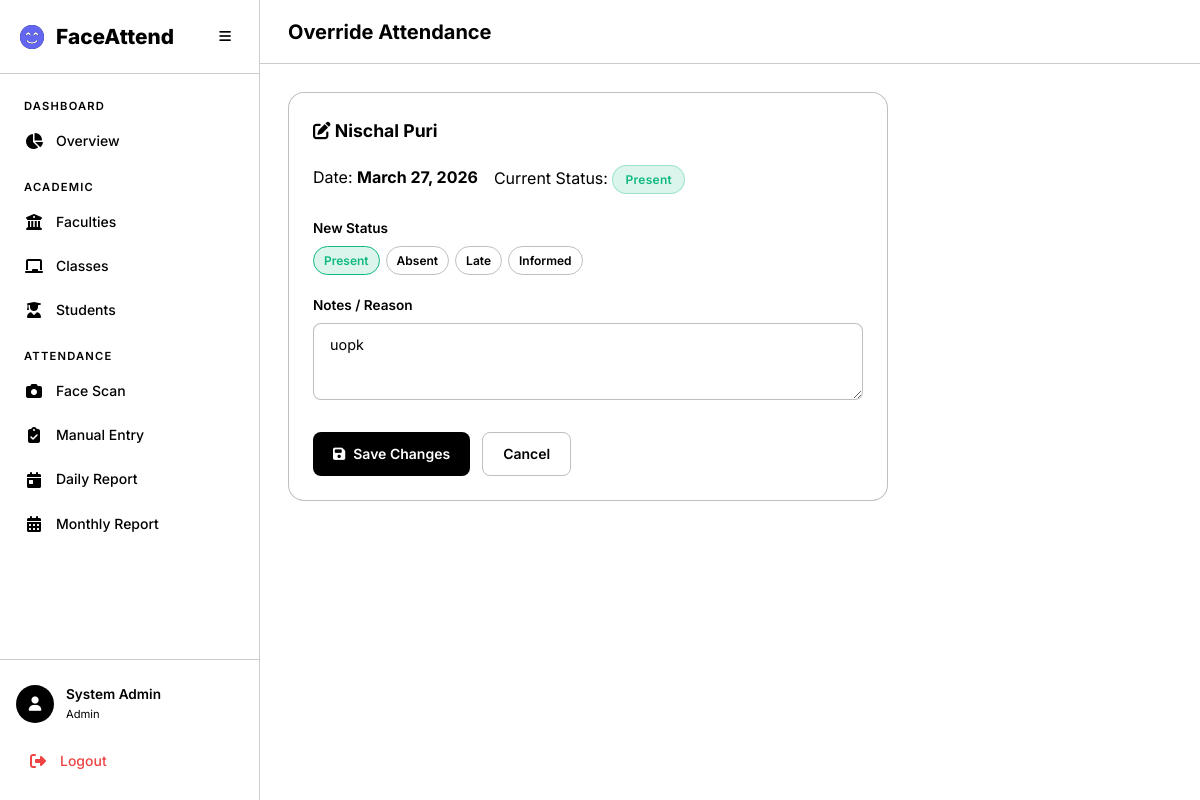
/attendance/override/2/, run on the app's committed database.
### accounts/models.py (models this page shows, shortened)
class User(AbstractUser):
    class Role(models.TextChoices):
        ADMIN = 'admin', 'Admin'
        TEACHER = 'teacher', 'Teacher'
        STUDENT = 'student', 'Student'
    role = models.CharField(
        max_length=10,
        choices=Role.choices,
        default=Role.STUDENT,
    )
    phone = models.CharField(max_length=20, blank=True)
    profile_image = models.ImageField(upload_to='profiles/', blank=True, null=True)

### attendance/models.py (models this page shows, shortened)
class Attendance(models.Model):
    class Status(models.TextChoices):
        PRESENT = 'present', 'Present'
        ABSENT = 'absent', 'Absent'
        LATE = 'late', 'Late'
        INFORMED = 'informed', 'Informed'
    student = models.ForeignKey(Student, on_delete=models.CASCADE, related_name='attendances')
    date = models.DateField()
    status = models.CharField(max_length=10, choices=Status.choices, default=Status.ABSENT)
    check_in_time = models.TimeField(null=True, blank=True)
    marked_by = models.ForeignKey(
        settings.AUTH_USER_MODEL,
        on_delete=models.SET_NULL,
        null=True, blank=True,
        related_name='marked_attendances',
    )
    is_face_recognized = models.BooleanField(default=False)
    is_override = models.BooleanField(default=False)
    confidence = models.FloatField(null=True, blank=True, help_text='Face recognition confidence score')
    notes = models.TextField(blank=True)
    created_at = models.DateTimeField(auto_now_add=True)
    updated_at = models.DateTimeField(auto_now=True)
    class Meta:
        unique_together = ['student', 'date']
        ordering = ['-date', 'student__full_name']

### academics/models.py (models this page shows, shortened)
class Student(models.Model):
    user = models.OneToOneField(
        settings.AUTH_USER_MODEL,
        on_delete=models.CASCADE,
        related_name='student_profile',
        null=True, blank=True,
    )
    full_name = models.CharField(max_length=300)
    profile_image = models.ImageField(upload_to='students/profiles/')
    face_encoding = models.BinaryField(null=True, blank=True, help_text='128-d face encoding as bytes')
    enrollment_year = models.PositiveIntegerField()
    faculty = models.ForeignKey(Faculty, on_delete=models.CASCADE, related_name='students')
    academic_class = models.ForeignKey(AcademicClass, on_delete=models.CASCADE, related_name='students')
    phone = models.CharField(max_length=20, blank=True)
    guardian_phone = models.CharField(max_length=20, blank=True)
    is_phone_flagged = models.BooleanField(
        default=False,
        help_text='Mark this when the student phone number is incorrect.',
    )
    is_active = models.BooleanField(default=True)
    created_at = models.DateTimeField(auto_now_add=True)
    updated_at = models.DateTimeField(auto_now=True)
    class Meta:
        ordering = ['full_name']

### attendance/views.py (the view, shortened to what this page needs)
# urls.py: path('override/<int:pk>/', views.attendance_override, name='override'),
@login_required
@admin_required
def attendance_override(request, pk):
    attendance = get_object_or_404(Attendance, pk=pk)
    return render(request, 'attendance/override.html', {'attendance': attendance})

### templates/attendance/override.html (shortened to what this page needs)
{% extends 'base.html' %}
{% block page_title %}{% if is_teacher %}Correct{% else %}Override{% endif %} Attendance{% endblock %}
{% block content %}
<div class="card animate-fade-in" style="max-width: 600px;">
    <div class="card-header">
        <h3 class="card-title">
            <i class="fas fa-edit"></i> {{ attendance.student.full_name }}
        </h3>
    </div>
    <div class="d-flex gap-2 mb-3">
        <div>
            <span class="text-muted">Date:</span>
            <strong>{{ attendance.date }}</strong>
        </div>
        <div>
            <span class="text-muted">Current Status:</span>
            <span class="badge badge-{{ attendance.status }}">{{ attendance.get_status_display }}</span>
        </div>
    </div>
    <form method="post">
        <div class="form-group">
            <label class="form-label">New Status</label>
            <div class="status-radio-group" style="flex-wrap: wrap;">
                {% for value, label in attendance.Status.choices %}
                <label for="s_{{ value }}" class="status-radio-label label-{{ value }}">{{ label }}</label>
                {% endfor %}
            </div>
        </div>
        <div class="form-group">
            <label class="form-label">Notes / Reason</label>
            <textarea name="notes" class="form-textarea" rows="3"
                placeholder="Reason for the change...">{{ attendance.notes }}</textarea>
        </div>
        <div class="form-actions">
            <button type="submit" class="btn btn-primary"><i class="fas fa-save"></i> Save Changes</button>
            <a href="javascript:history.back()" class="btn btn-outline">Cancel</a>
        </div>
    </form>
</div>
{% endblock %}

### templates/base.html (shortened to what this page needs)
<!DOCTYPE html>
<html lang="en" data-theme="dark">
<head>
    <link rel="stylesheet" href="https://cdnjs.cloudflare.com/ajax/libs/font-awesome/6.5.1/css/all.min.css">
    {% load static %}
    <link rel="stylesheet" href="{% static 'css/style.css' %}">
</head>
<body>
    {% if user.is_authenticated %}
    <div class="app-layout">
        <aside class="sidebar" id="sidebar">
            <div class="sidebar-header">
                <div class="logo">
                    <i class="fas fa-face-smile-beam"></i>
                    <span>FaceAttend</span>
                </div>
                <button class="sidebar-toggle" id="sidebarToggle">
                    <i class="fas fa-bars"></i>
                </button>
            </div>
            <nav class="sidebar-nav">
                {% if user.role == 'admin' %}
                <div class="nav-section">
                    <span class="nav-section-title">Dashboard</span>
                    <a href="{% url 'academics:admin_dashboard' %}" class="nav-link {% if request.resolver_match.url_name == 'admin_dashboard' %}active{% endif %}">
                        <i class="fas fa-chart-pie"></i><span>Overview</span>
                    </a>
                </div>
                <div class="nav-section">
                    <span class="nav-section-title">Academic</span>
                    <a href="{% url 'academics:faculty_list' %}" class="nav-link {% if 'faculty' in request.resolver_match.url_name %}active{% endif %}">
                        <i class="fas fa-building-columns"></i><span>Faculties</span>
                    </a>
                    <a href="{% url 'academics:class_list' %}" class="nav-link {% if 'class' in request.resolver_match.url_name %}active{% endif %}">
                        <i class="fas fa-chalkboard"></i><span>Classes</span>
                    </a>
                    <a href="{% url 'academics:student_list' %}" class="nav-link {% if 'student' in request.resolver_match.url_name %}active{% endif %}">
                        <i class="fas fa-user-graduate"></i><span>Students</span>
                    </a>
                </div>
                <div class="nav-section">
                    <span class="nav-section-title">Attendance</span>
                    <a href="{% url 'attendance:camera' %}" class="nav-link {% if request.resolver_match.url_name == 'camera' %}active{% endif %}">
                        <i class="fas fa-camera"></i><span>Face Scan</span>
                    </a>
                    <a href="{% url 'attendance:manual' %}" class="nav-link {% if request.resolver_match.url_name == 'manual' %}active{% endif %}">
                        <i class="fas fa-clipboard-check"></i><span>Manual Entry</span>
                    </a>
                    <a href="{% url 'attendance:daily_report' %}" class="nav-link {% if request.resolver_match.url_name == 'daily_report' %}active{% endif %}">
                        <i class="fas fa-calendar-day"></i><span>Daily Report</span>
                    </a>
                    <a href="{% url 'attendance:monthly_report' %}" class="nav-link {% if request.resolver_match.url_name == 'monthly_report' %}active{% endif %}">
                        <i class="fas fa-calendar-alt"></i><span>Monthly Report</span>
                    </a>
                </div>
                {% endif %}
            </nav>
            <div class="sidebar-footer">
                <div class="user-card">
                    <div class="user-avatar">
                        <i class="fas fa-user"></i>
                    </div>
                    <div class="user-info">
                        <span class="user-name">{{ user.get_full_name|default:user.username }}</span>
                        <span class="user-role">{{ user.get_role_display }}</span>
                    </div>
                </div>
                <a href="{% url 'accounts:logout' %}" class="nav-link logout-link">
                    <i class="fas fa-sign-out-alt"></i><span>Logout</span>
                </a>
            </div>
        </aside>
        <main class="main-content">
            <header class="top-bar">
                <h1 class="page-title">{% block page_title %}Dashboard{% endblock %}</h1>
            </header>
            <div class="content-area">
                {% block content %}{% endblock %}
            </div>
        </main>
    </div>
    {% else %}
    <div class="auth-layout">
        {% block auth_content %}{% endblock %}
    </div>
    {% endif %}
</body>
</html>

### data on the page
User: get_full_name "System Admin", role "Admin"
Attendance: student.full_name "Nischal Puri", date "March 27, 2026", status "Present", notes "uopk"

### other printed values
{{ label }} "Present" "Absent" "Late" "Informed"
